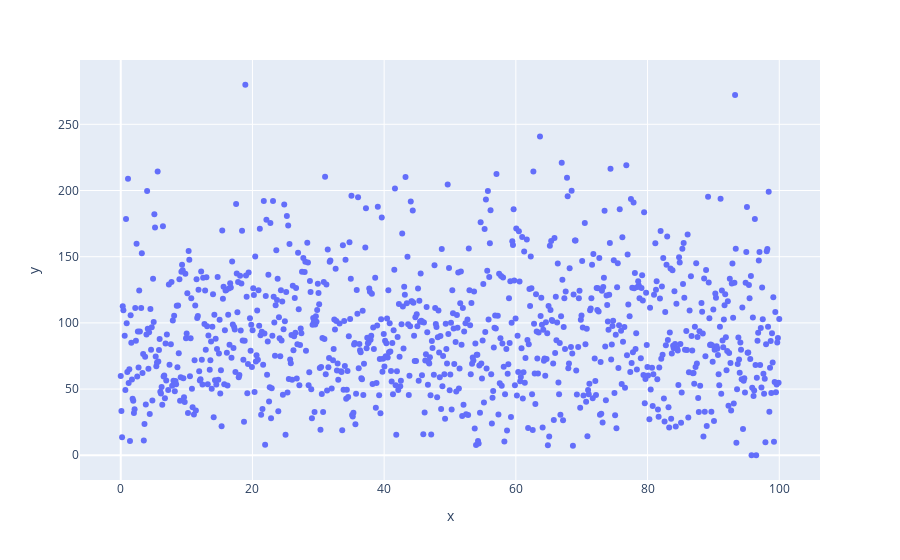

The code cell stored with this chart in its notebook:
### Code cell
provider_ranking = np.argsort(provider_reputation_payoffs)
provider_norm_ranking = 100 * provider_ranking / max(provider_ranking)

px.scatter(x=provider_norm_ranking, 
            y=provider_reputation_payoffs)

### Figure 1 — Plotly figure (JSON) as saved in the notebook; plotly's stock layout.template omitted (floating-point values rounded to 4 significant figures; data arrays with more than 128 entries replaced by an {"elided": "..."} marker saying what was removed)
{"data": [{"hovertemplate": "x=%{x}<br>y=%{y}<extra></extra>", "legendgroup": "", "marker": {"color": "#636efa", "symbol": "circle"}, "mode": "markers", "name": "", "orientation": "v", "showlegend": false, "type": "scatter", "x": {"elided": "1000 float values"}, "xaxis": "x", "y": {"elided": "1000 float values"}, "yaxis": "y"}], "layout": {"legend": {"tracegroupgap": 0}, "margin": {"t": 60}, "xaxis": {"anchor": "y", "domain": [0, 1], "title": {"text": "x"}}, "yaxis": {"anchor": "x", "domain": [0, 1], "title": {"text": "y"}}}}
